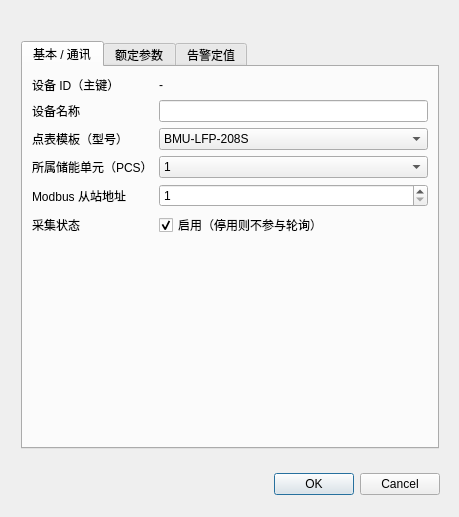
<?xml version="1.0" encoding="UTF-8"?>
<ui version="4.0">
 <class>Dialog</class>
 <widget class="QDialog" name="Dialog">
  <property name="geometry">
   <rect>
    <x>0</x>
    <y>0</y>
    <width>459</width>
    <height>517</height>
   </rect>
  </property>
  <property name="windowTitle">
   <string>设备编辑</string>
  </property>
  <widget class="QTabWidget" name="tabWidget">
   <property name="geometry">
    <rect>
     <x>21</x>
     <y>41</y>
     <width>418</width>
     <height>408</height>
    </rect>
   </property>
   <property name="currentIndex">
    <number>0</number>
   </property>
   <widget class="QWidget" name="tabBasic">
    <attribute name="title">
     <string>基本 / 通讯</string>
    </attribute>
    <layout class="QFormLayout" name="formBasic">
     <item row="0" column="0">
      <widget class="QLabel" name="lblDevId">
       <property name="text">
        <string>设备 ID（主键）</string>
       </property>
      </widget>
     </item>
     <item row="0" column="1">
      <widget class="QLabel" name="lblDevIdValue">
       <property name="text">
        <string>-</string>
       </property>
       <property name="class" stdset="0">
        <string>valueText</string>
       </property>
      </widget>
     </item>
     <item row="1" column="0">
      <widget class="QLabel" name="lblName">
       <property name="text">
        <string>设备名称</string>
       </property>
      </widget>
     </item>
     <item row="1" column="1">
      <widget class="QLineEdit" name="editName"/>
     </item>
     <item row="2" column="0">
      <widget class="QLabel" name="lblModel">
       <property name="text">
        <string>点表模板（型号）</string>
       </property>
      </widget>
     </item>
     <item row="2" column="1">
      <widget class="QComboBox" name="cmbModel">
       <item>
        <property name="text">
         <string>BMU-LFP-208S</string>
        </property>
       </item>
       <item>
        <property name="text">
         <string>BMU-LFP-160S</string>
        </property>
       </item>
       <item>
        <property name="text">
         <string>BMU-LFP-104S</string>
        </property>
       </item>
      </widget>
     </item>
     <item row="3" column="0">
      <widget class="QLabel" name="lblUnit">
       <property name="text">
        <string>所属储能单元（PCS）</string>
       </property>
      </widget>
     </item>
     <item row="3" column="1">
      <widget class="QComboBox" name="cmbUnit">
       <item>
        <property name="text">
         <string>1</string>
        </property>
       </item>
       <item>
        <property name="text">
         <string>2</string>
        </property>
       </item>
       <item>
        <property name="text">
         <string>3</string>
        </property>
       </item>
       <item>
        <property name="text">
         <string>4</string>
        </property>
       </item>
      </widget>
     </item>
     <item row="4" column="0">
      <widget class="QLabel" name="lblSlave">
       <property name="text">
        <string>Modbus 从站地址</string>
       </property>
      </widget>
     </item>
     <item row="4" column="1">
      <widget class="QSpinBox" name="spinSlave">
       <property name="minimum">
        <number>1</number>
       </property>
       <property name="maximum">
        <number>247</number>
       </property>
      </widget>
     </item>
     <item row="5" column="0">
      <widget class="QLabel" name="lblEnabled">
       <property name="text">
        <string>采集状态</string>
       </property>
      </widget>
     </item>
     <item row="5" column="1">
      <widget class="QCheckBox" name="chkEnabled">
       <property name="text">
        <string>启用（停用则不参与轮询）</string>
       </property>
       <property name="checked">
        <bool>true</bool>
       </property>
      </widget>
     </item>
    </layout>
   </widget>
   <widget class="QWidget" name="tabRated">
    <attribute name="title">
     <string>额定参数</string>
    </attribute>
    <layout class="QFormLayout" name="formRated">
     <item row="0" column="0">
      <widget class="QLabel" name="lblRatedV">
       <property name="text">
        <string>额定电压 (V)</string>
       </property>
      </widget>
     </item>
     <item row="0" column="1">
      <widget class="QDoubleSpinBox" name="spinRatedV">
       <property name="decimals">
        <number>1</number>
       </property>
       <property name="maximum">
        <double>10000.000000000000000</double>
       </property>
      </widget>
     </item>
     <item row="1" column="0">
      <widget class="QLabel" name="lblCapacity">
       <property name="text">
        <string>额定容量 (kWh)</string>
       </property>
      </widget>
     </item>
     <item row="1" column="1">
      <widget class="QDoubleSpinBox" name="spinCapacity">
       <property name="decimals">
        <number>1</number>
       </property>
       <property name="maximum">
        <double>100000.000000000000000</double>
       </property>
      </widget>
     </item>
     <item row="2" column="0">
      <widget class="QLabel" name="lblChgI">
       <property name="text">
        <string>额定充电电流 (A)</string>
       </property>
      </widget>
     </item>
     <item row="2" column="1">
      <widget class="QDoubleSpinBox" name="spinChgI">
       <property name="decimals">
        <number>1</number>
       </property>
       <property name="maximum">
        <double>10000.000000000000000</double>
       </property>
      </widget>
     </item>
     <item row="3" column="0">
      <widget class="QLabel" name="lblDisI">
       <property name="text">
        <string>额定放电电流 (A)</string>
       </property>
      </widget>
     </item>
     <item row="3" column="1">
      <widget class="QDoubleSpinBox" name="spinDisI">
       <property name="decimals">
        <number>1</number>
       </property>
       <property name="maximum">
        <double>10000.000000000000000</double>
       </property>
      </widget>
     </item>
     <item row="4" column="0">
      <widget class="QLabel" name="lblSerial">
       <property name="text">
        <string>电芯串联数 (1PnS)</string>
       </property>
      </widget>
     </item>
     <item row="4" column="1">
      <widget class="QSpinBox" name="spinSerial">
       <property name="minimum">
        <number>1</number>
       </property>
       <property name="maximum">
        <number>2000</number>
       </property>
      </widget>
     </item>
    </layout>
   </widget>
   <widget class="QWidget" name="tabAlarm">
    <attribute name="title">
     <string>告警定值</string>
    </attribute>
    <layout class="QFormLayout" name="formAlarm">
     <item row="0" column="0">
      <widget class="QLabel" name="lblOv">
       <property name="text">
        <string>过压预警 (V)</string>
       </property>
      </widget>
     </item>
     <item row="0" column="1">
      <widget class="QDoubleSpinBox" name="spinOvWarn">
       <property name="decimals">
        <number>1</number>
       </property>
       <property name="maximum">
        <double>10000.000000000000000</double>
       </property>
      </widget>
     </item>
     <item row="1" column="0">
      <widget class="QLabel" name="lblOvF">
       <property name="text">
        <string>过压故障 (V)</string>
       </property>
      </widget>
     </item>
     <item row="1" column="1">
      <widget class="QDoubleSpinBox" name="spinOvFault">
       <property name="decimals">
        <number>1</number>
       </property>
       <property name="maximum">
        <double>10000.000000000000000</double>
       </property>
      </widget>
     </item>
     <item row="2" column="0">
      <widget class="QLabel" name="lblUv">
       <property name="text">
        <string>欠压预警 (V)</string>
       </property>
      </widget>
     </item>
     <item row="2" column="1">
      <widget class="QDoubleSpinBox" name="spinUvWarn">
       <property name="decimals">
        <number>1</number>
       </property>
       <property name="maximum">
        <double>10000.000000000000000</double>
       </property>
      </widget>
     </item>
     <item row="3" column="0">
      <widget class="QLabel" name="lblUvF">
       <property name="text">
        <string>欠压故障 (V)</string>
       </property>
      </widget>
     </item>
     <item row="3" column="1">
      <widget class="QDoubleSpinBox" name="spinUvFault">
       <property name="decimals">
        <number>1</number>
       </property>
       <property name="maximum">
        <double>10000.000000000000000</double>
       </property>
      </widget>
     </item>
     <item row="4" column="0">
      <widget class="QLabel" name="lblOt">
       <property name="text">
        <string>过温预警 (°C)</string>
       </property>
      </widget>
     </item>
     <item row="4" column="1">
      <widget class="QDoubleSpinBox" name="spinOtWarn">
       <property name="decimals">
        <number>1</number>
       </property>
       <property name="minimum">
        <double>-100.000000000000000</double>
       </property>
       <property name="maximum">
        <double>500.000000000000000</double>
       </property>
      </widget>
     </item>
     <item row="5" column="0">
      <widget class="QLabel" name="lblOtF">
       <property name="text">
        <string>过温故障 (°C)</string>
       </property>
      </widget>
     </item>
     <item row="5" column="1">
      <widget class="QDoubleSpinBox" name="spinOtFault">
       <property name="decimals">
        <number>1</number>
       </property>
       <property name="minimum">
        <double>-100.000000000000000</double>
       </property>
       <property name="maximum">
        <double>500.000000000000000</double>
       </property>
      </widget>
     </item>
     <item row="6" column="0">
      <widget class="QLabel" name="lblLt">
       <property name="text">
        <string>低温预警 (°C)</string>
       </property>
      </widget>
     </item>
     <item row="6" column="1">
      <widget class="QDoubleSpinBox" name="spinLtWarn">
       <property name="decimals">
        <number>1</number>
       </property>
       <property name="minimum">
        <double>-100.000000000000000</double>
       </property>
       <property name="maximum">
        <double>500.000000000000000</double>
       </property>
      </widget>
     </item>
     <item row="7" column="0">
      <widget class="QLabel" name="lblLtF">
       <property name="text">
        <string>低温故障 (°C)</string>
       </property>
      </widget>
     </item>
     <item row="7" column="1">
      <widget class="QDoubleSpinBox" name="spinLtFault">
       <property name="decimals">
        <number>1</number>
       </property>
       <property name="minimum">
        <double>-100.000000000000000</double>
       </property>
       <property name="maximum">
        <double>500.000000000000000</double>
       </property>
      </widget>
     </item>
    </layout>
   </widget>
  </widget>
  <widget class="QDialogButtonBox" name="buttonBox">
   <property name="geometry">
    <rect>
     <x>200</x>
     <y>470</y>
     <width>240</width>
     <height>28</height>
    </rect>
   </property>
   <property name="orientation">
    <enum>Qt::Orientation::Horizontal</enum>
   </property>
   <property name="standardButtons">
    <set>QDialogButtonBox::StandardButton::Cancel|QDialogButtonBox::StandardButton::Ok</set>
   </property>
  </widget>
 </widget>
 <resources/>
 <connections/>
</ui>
